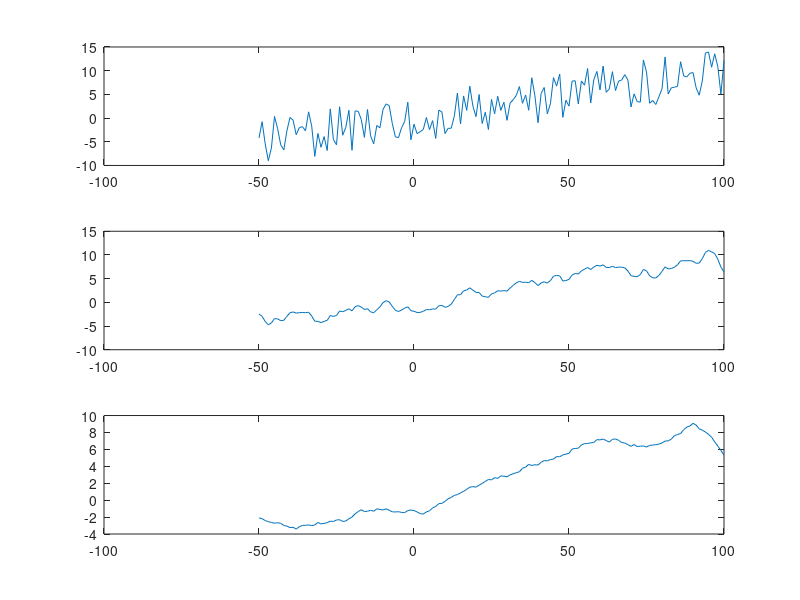

Write MATLAB code to recreate this figure.
x = [-50:100]*0.1;
an = 10;
noise = an * (rand(1,151)-0.5);
x1 = x + noise;
t = [-50: 100];
subplot(3,1,1);
plot(t, x1);

sigma1 = 0.5;
n = [-10:10];
hn1 = exp(-sigma1*abs(n));
c1 = 1/ sum(hn1);
hn1 = c1 * hn1;
y1 = conv(x1, hn1, 'same');
subplot(3,1,2);
plot(t, y1);

sigma2 = 0.05;
hn2 = exp(-sigma2*abs(n));
c2 = 1/ sum(hn2);
hn2 = c2 * hn2;
y2 = conv(x1, hn2, 'same');
subplot(3,1,3);
plot(t, y2);
